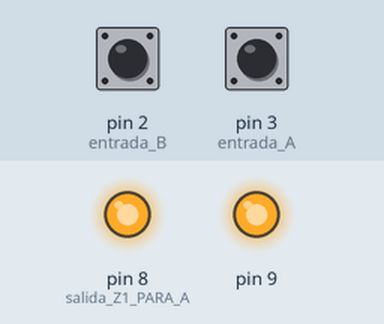
Recording of a sketch running on a simulated Arduino Uno, built with avr-gcc and run on an emulated ATmega328P. Shown: output pins drawn as LEDs (lit = HIGH). Inputs (shaded band) come from the test bench; at power-on: pin 3 (entrada_A) HIGH, pin 2 (entrada_B) HIGH.

Above: at 1.2 s.
1.3 s: pin 3 (entrada_A) pulled LOW for 0.15 s
At 1.37 s:
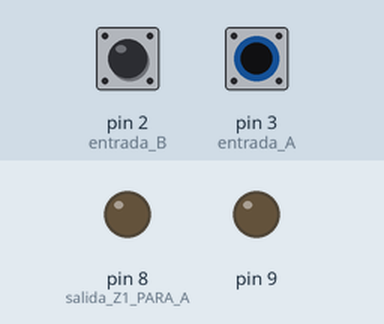
2.9 s: pin 3 (entrada_A) pulled LOW for 3.2 s
At 6.9 s:
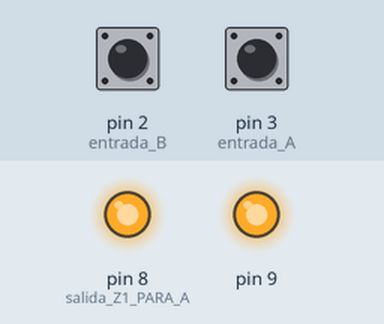
Timing chart, 0 to 8.4 s (numbered marks = the images above; inputs shaded):
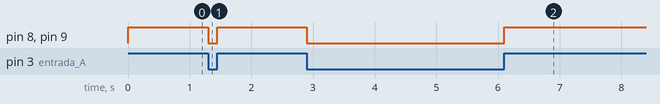

Measured:
- after the input at 1.3 s, pin 8 (salida_Z1_PARA_A), pin 9: HIGH → LOW at once, → HIGH 0.15 s later
- after the input at 2.9 s, pin 8 (salida_Z1_PARA_A), pin 9: HIGH → LOW at once, → HIGH 3.2 s later

The sketch:

leyes1.ino
```cpp
//Autor:Dario Jorge Iglesias
boolean B,A,Z1,Z2;
void setup(){
 pinMode(2,INPUT_PULLUP);//entrada B
 pinMode(3,INPUT_PULLUP);//entrada A
 pinMode(8,OUTPUT);//salida Z1 PARA A
 pinMode(9,OUTPUT);}//Z2 PARA A+A.B
void loop(){
 B=digitalRead(2);//Variables de In
 A=digitalRead(3);
 Z1=A;//FUNCIÓN Z1
 Z2=A|(A&B);//FUNCIÓN Z2
 digitalWrite(8,Z1);//refresco de Out
 digitalWrite(9,Z2);}
```
